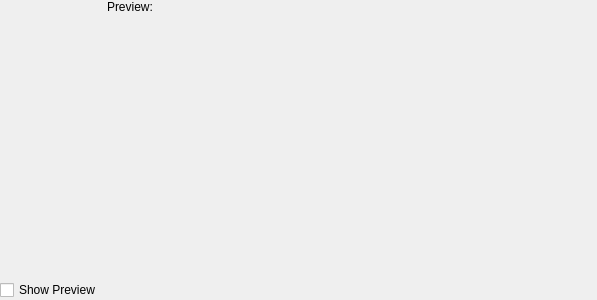
<?xml version="1.0" encoding="UTF-8"?>
<ui version="4.0">
 <class>EditStyle</class>
 <widget class="QWidget" name="EditStyle">
  <property name="geometry">
   <rect>
    <x>0</x>
    <y>0</y>
    <width>597</width>
    <height>300</height>
   </rect>
  </property>
  <layout class="QHBoxLayout" name="horizontalLayout" stretch="0,1">
   <property name="leftMargin">
    <number>0</number>
   </property>
   <property name="topMargin">
    <number>0</number>
   </property>
   <property name="rightMargin">
    <number>0</number>
   </property>
   <property name="bottomMargin">
    <number>0</number>
   </property>
   <item>
    <layout class="QVBoxLayout" name="verticalLayout_2">
     <item>
      <widget class="QWidget" name="settingsWidgetParent" native="true">
       <property name="sizePolicy">
        <sizepolicy hsizetype="Preferred" vsizetype="Expanding">
         <horstretch>0</horstretch>
         <verstretch>0</verstretch>
        </sizepolicy>
       </property>
      </widget>
     </item>
     <item>
      <widget class="QCheckBox" name="showPreviewCheckBox">
       <property name="toolTip">
        <string>Toggle preview visibility for this style.
Preview should be disabled for styles whose formatting depends on the file path.</string>
       </property>
       <property name="text">
        <string>Show Preview</string>
       </property>
      </widget>
     </item>
    </layout>
   </item>
   <item>
    <widget class="QWidget" name="previewArea" native="true">
     <layout class="QVBoxLayout" name="verticalLayout">
      <property name="leftMargin">
       <number>0</number>
      </property>
      <property name="topMargin">
       <number>0</number>
      </property>
      <property name="rightMargin">
       <number>0</number>
      </property>
      <property name="bottomMargin">
       <number>0</number>
      </property>
      <item>
       <widget class="QLabel" name="lblPreview">
        <property name="text">
         <string comment="@label">Preview:</string>
        </property>
       </widget>
      </item>
      <item>
       <widget class="QWidget" name="textEditor" native="true">
        <property name="sizePolicy">
         <sizepolicy hsizetype="Expanding" vsizetype="Expanding">
          <horstretch>2</horstretch>
          <verstretch>0</verstretch>
         </sizepolicy>
        </property>
        <property name="minimumSize">
         <size>
          <width>300</width>
          <height>0</height>
         </size>
        </property>
       </widget>
      </item>
     </layout>
    </widget>
   </item>
  </layout>
 </widget>
 <resources/>
 <connections/>
</ui>
